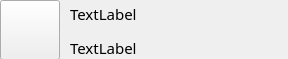
<?xml version="1.0" encoding="UTF-8"?>
<ui version="4.0">
 <class>friendItem</class>
 <widget class="QWidget" name="friendItem">
  <property name="geometry">
   <rect>
    <x>0</x>
    <y>0</y>
    <width>288</width>
    <height>59</height>
   </rect>
  </property>
  <property name="windowTitle">
   <string>Form</string>
  </property>
  <widget class="QPushButton" name="pb_img">
   <property name="geometry">
    <rect>
     <x>0</x>
     <y>0</y>
     <width>60</width>
     <height>60</height>
    </rect>
   </property>
   <property name="text">
    <string/>
   </property>
   <property name="iconSize">
    <size>
     <width>60</width>
     <height>60</height>
    </size>
   </property>
  </widget>
  <widget class="QWidget" name="">
   <property name="geometry">
    <rect>
     <x>70</x>
     <y>0</y>
     <width>221</width>
     <height>61</height>
    </rect>
   </property>
   <layout class="QVBoxLayout" name="verticalLayout">
    <item>
     <widget class="QLabel" name="l_nick">
      <property name="font">
       <font>
        <family>微软雅黑</family>
        <pointsize>11</pointsize>
       </font>
      </property>
      <property name="text">
       <string>TextLabel</string>
      </property>
     </widget>
    </item>
    <item>
     <widget class="QLabel" name="label_2">
      <property name="font">
       <font>
        <family>微软雅黑</family>
        <pointsize>11</pointsize>
       </font>
      </property>
      <property name="text">
       <string>TextLabel</string>
      </property>
     </widget>
    </item>
   </layout>
  </widget>
 </widget>
 <resources/>
 <connections/>
</ui>
